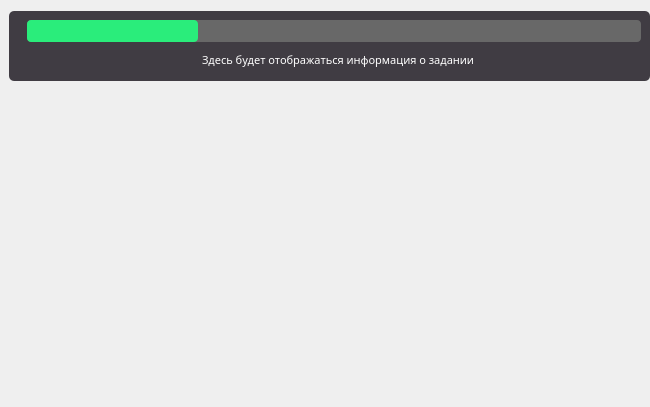
        <widget class="QWidget" name="island_page_2">
         <layout class="QVBoxLayout" name="verticalLayout_6">
          <property name="leftMargin">
           <number>0</number>
          </property>
          <property name="rightMargin">
           <number>0</number>
          </property>
          <property name="bottomMargin">
           <number>0</number>
          </property>
          <item>
           <widget class="QFrame" name="frame_5">
            <property name="minimumSize">
             <size>
              <width>650</width>
              <height>70</height>
             </size>
            </property>
            <property name="maximumSize">
             <size>
              <width>650</width>
              <height>70</height>
             </size>
            </property>
            <property name="styleSheet">
             <string notr="true">background: #403C43;
border-radius: 5px;
margin-left: 9px;</string>
            </property>
            <property name="frameShadow">
             <enum>QFrame::Shadow::Raised</enum>
            </property>
            <layout class="QVBoxLayout" name="verticalLayout_8">
             <item>
              <widget class="QProgressBar" name="island_task_bar">
               <property name="sizePolicy">
                <sizepolicy hsizetype="Expanding" vsizetype="Fixed">
                 <horstretch>0</horstretch>
                 <verstretch>0</verstretch>
                </sizepolicy>
               </property>
               <property name="styleSheet">
                <string notr="true">QProgressBar{
	background: none;
	background-color: #686868;
	border-radius: 4px;
}

QProgressBar::chunk{
	background-color: #2AED7B;
	border-radius: 4px;
}</string>
               </property>
               <property name="value">
                <number>28</number>
               </property>
               <property name="textVisible">
                <bool>false</bool>
               </property>
               <property name="orientation">
                <enum>Qt::Orientation::Horizontal</enum>
               </property>
              </widget>
             </item>
             <item>
              <widget class="QFrame" name="frame_7">
               <property name="frameShape">
                <enum>QFrame::Shape::StyledPanel</enum>
               </property>
               <property name="frameShadow">
                <enum>QFrame::Shadow::Sunken</enum>
               </property>
               <property name="lineWidth">
                <number>0</number>
               </property>
               <layout class="QHBoxLayout" name="horizontalLayout_6">
                <property name="topMargin">
                 <number>0</number>
                </property>
                <property name="bottomMargin">
                 <number>0</number>
                </property>
                <item>
                 <spacer name="horizontalSpacer_4">
                  <property name="orientation">
                   <enum>Qt::Orientation::Horizontal</enum>
                  </property>
                  <property name="sizeHint" stdset="0">
                   <size>
                    <width>40</width>
                    <height>20</height>
                   </size>
                  </property>
                 </spacer>
                </item>
                <item>
                 <widget class="QLabel" name="label_2">
                  <property name="font">
                   <font>
                    <family>Intro Black</family>
                    <pointsize>8</pointsize>
                   </font>
                  </property>
                  <property name="styleSheet">
                   <string notr="true">color: #fff;</string>
                  </property>
                  <property name="text">
                   <string>Здесь будет отображаться информация о задании</string>
                  </property>
                 </widget>
                </item>
                <item>
                 <spacer name="horizontalSpacer_5">
                  <property name="orientation">
                   <enum>Qt::Orientation::Horizontal</enum>
                  </property>
                  <property name="sizeHint" stdset="0">
                   <size>
                    <width>40</width>
                    <height>20</height>
                   </size>
                  </property>
                 </spacer>
                </item>
               </layout>
              </widget>
             </item>
            </layout>
           </widget>
          </item>
          <item>
           <widget class="QScrollArea" name="scrollArea">
            <property name="enabled">
             <bool>true</bool>
            </property>
            <property name="minimumSize">
             <size>
              <width>650</width>
              <height>320</height>
             </size>
            </property>
            <property name="maximumSize">
             <size>
              <width>660</width>
              <height>450</height>
             </size>
            </property>
            <property name="toolTip">
             <string/>
            </property>
            <property name="frameShape">
             <enum>QFrame::Shape::NoFrame</enum>
            </property>
            <property name="frameShadow">
             <enum>QFrame::Shadow::Raised</enum>
            </property>
            <property name="widgetResizable">
             <bool>true</bool>
            </property>
            <widget class="QWidget" name="island_tasks_area">
             <property name="geometry">
              <rect>
               <x>0</x>
               <y>0</y>
               <width>660</width>
               <height>446</height>
              </rect>
             </property>
             <layout class="QVBoxLayout" name="verticalLayout_7"/>
            </widget>
           </widget>
          </item>
         </layout>
        </widget>
